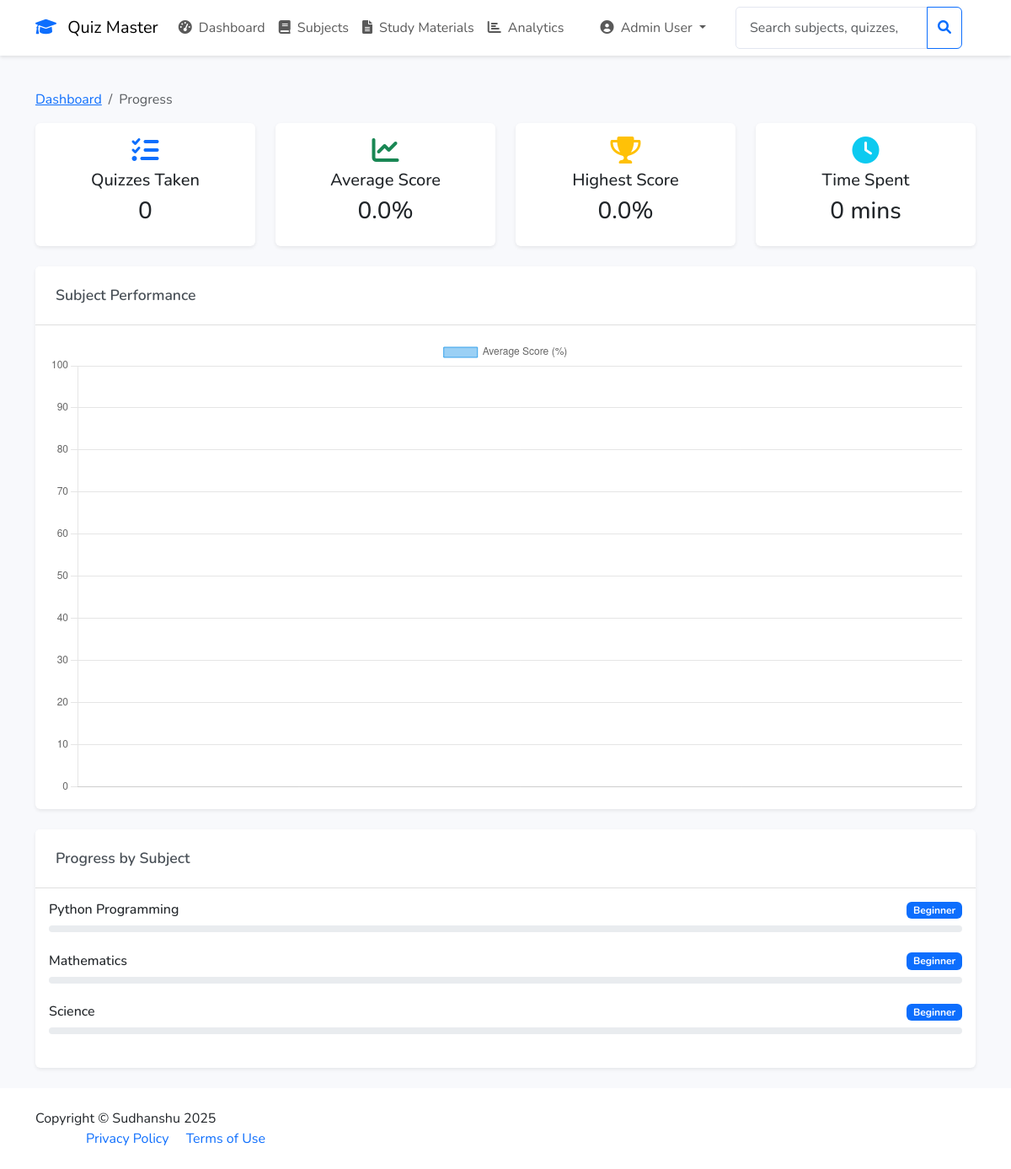
The app's page /user/progress (signed in) with its own data.
### app/models/user.py (models this page shows, shortened)
class User(UserMixin, db.Model):
    __tablename__ = 'user'
    id = db.Column(db.Integer, primary_key=True)
    email = db.Column(db.String(120), unique=True, nullable=False)
    password_hash = db.Column(db.String(256), nullable=False)
    full_name = db.Column(db.String(100), nullable=False)
    qualification = db.Column(db.String(100), nullable=True)
    dob = db.Column(db.Date, nullable=True)
    is_admin = db.Column(db.Boolean, default=False)
    created_at = db.Column(db.DateTime, default=datetime.utcnow)
    scores = db.relationship('Score', backref='user', lazy=True)
    achievements = db.relationship('Achievement', backref='user', lazy=True)

### app/models/subject.py (models this page shows)
class Subject(db.Model):
    id = db.Column(db.Integer, primary_key=True)
    name = db.Column(db.String(100), nullable=False)
    description = db.Column(db.Text, nullable=True)
    created_at = db.Column(db.DateTime, default=datetime.utcnow)
    chapters = db.relationship('Chapter', backref='subject', lazy=True)

### app/routes.py (the view)
@user_bp.route('/progress')
@login_required
def view_progress():
    try:
        user_scores = Score.query.filter_by(user_id=current_user.id).all()
        stats = {
            'total_quizzes_taken': len(user_scores),
            'average_score': 0.0,
            'highest_score': 0.0,
            'total_time_spent': 0
        }
        if user_scores:
            scores = [score.score for score in user_scores]
            stats['average_score'] = sum(scores) / len(scores)
            stats['highest_score'] = max(scores)
            stats['total_time_spent'] = sum(score.quiz.duration for score in user_scores if score.quiz)
        subject_performance = []
        subjects = Subject.query.all()
        for subject in subjects:
            subject_scores = []
            for quiz in subject.quizzes:
                scores = Score.query.filter_by(
                    user_id=current_user.id,
                    quiz_id=quiz.id
                ).all()
                if scores:
                    subject_scores.extend([score.score for score in scores])
            if subject_scores:
                avg_score = sum(subject_scores) / len(subject_scores)
                subject_performance.append([subject.name, avg_score])
        progress_data = []
        for subject in subjects:
            completed_quizzes = Score.query.filter(
                Score.user_id == current_user.id,
                Score.quiz_id.in_([quiz.id for quiz in subject.quizzes])
            ).distinct(Score.quiz_id).count()
            subject_scores = []
            for quiz in subject.quizzes:
                best_score = Score.query.filter_by(
                    user_id=current_user.id,
                    quiz_id=quiz.id
                ).order_by(Score.score.desc()).first()
                if best_score:
                    subject_scores.append(best_score.score)
            avg_subject_score = sum(subject_scores) / len(subject_scores) if subject_scores else 0
            if avg_subject_score >= 90:
                mastery_level = "Expert"
            elif avg_subject_score >= 75:
                mastery_level = "Advanced"
            elif avg_subject_score >= 60:
                mastery_level = "Intermediate"
            else:
                mastery_level = "Beginner"
            progress_data.append({
                'subject': subject,
                'completed_quizzes': completed_quizzes,
                'mastery_level': mastery_level
            })
        return render_template('user/progress.html',
                             stats=stats,
                             subject_performance=subject_performance,
                             progress_data=progress_data)
    except Exception as e:
        flash(f'Error loading progress: {str(e)}', 'danger')
        return redirect(url_for('user.dashboard'))

### app/__init__.py (called while the page is built)
def create_app():
    app = Flask(__name__)
    app.config.from_object(Config)
    db.init_app(app)
    login_manager.init_app(app)
    mail.init_app(app)
    @login_manager.user_loader
    def load_user(id):
        return User.query.get(int(id))
    @app.template_filter('strftime')
    def _jinja2_filter_datetime(date, fmt=None):
        if fmt is None:
            fmt = '%Y-%m-%d %H:%M'
        return date.strftime(fmt) if date else ''
    from app.routes import auth_bp, admin_bp, user_bp, main_bp
    app.register_blueprint(main_bp)
    app.register_blueprint(auth_bp)
    app.register_blueprint(admin_bp)
    app.register_blueprint(user_bp)
    return app

### app/templates/user/progress.html (shortened to what this page needs)
{% extends "base.html" %}
{% block content %}
<div class="container">
    <nav aria-label="breadcrumb" class="mt-3">
        <ol class="breadcrumb">
            <li class="breadcrumb-item"><a href="{{ url_for('user.dashboard') }}">Dashboard</a></li>
            <li class="breadcrumb-item active">Progress</li>
        </ol>
    </nav>
    <div class="row mb-4">
        <div class="col-md-3">
            <div class="card shadow-sm">
                <div class="card-body text-center">
                    <i class="fas fa-tasks fa-2x text-primary mb-2"></i>
                    <h5>Quizzes Taken</h5>
                    <h3>{{ stats.total_quizzes_taken }}</h3>
                </div>
            </div>
        </div>
        <div class="col-md-3">
            <div class="card shadow-sm">
                <div class="card-body text-center">
                    <i class="fas fa-chart-line fa-2x text-success mb-2"></i>
                    <h5>Average Score</h5>
                    <h3>{{ "%.1f"|format(stats.average_score) }}%</h3>
                </div>
            </div>
        </div>
        <div class="col-md-3">
            <div class="card shadow-sm">
                <div class="card-body text-center">
                    <i class="fas fa-trophy fa-2x text-warning mb-2"></i>
                    <h5>Highest Score</h5>
                    <h3>{{ "%.1f"|format(stats.highest_score) }}%</h3>
                </div>
            </div>
        </div>
        <div class="col-md-3">
            <div class="card shadow-sm">
                <div class="card-body text-center">
                    <i class="fas fa-clock fa-2x text-info mb-2"></i>
                    <h5>Time Spent</h5>
                    <h3>{{ stats.total_time_spent }} mins</h3>
                </div>
            </div>
        </div>
    </div>
    <div class="card shadow-sm mb-4">
        <div class="card-header">
            <h5 class="card-title mb-0">Subject Performance</h5>
        </div>
        <div class="card-body">
            <canvas id="subjectChart"></canvas>
        </div>
    </div>
    <div class="card shadow-sm">
        <div class="card-header">
            <h5 class="card-title mb-0">Progress by Subject</h5>
        </div>
        <div class="card-body">
            {% for progress in progress_data %}
                <div class="mb-4">
                    <div class="d-flex justify-content-between align-items-center mb-2">
                        <h6 class="mb-0">{{ progress.subject.name }}</h6>
                        <span class="badge bg-primary">{{ progress.mastery_level|title }}</span>
                    </div>
                    <div class="progress">
                        {% set progress_percent = (progress.completed_quizzes / progress.subject.quizzes|length * 100)|round if progress.subject.quizzes else 0 %}
                    </div>
                </div>
            {% endfor %}
        </div>
    </div>
</div>
{% endblock %}
{% block extra_js %}
<script>
document.addEventListener('DOMContentLoaded', function() {
    const ctx = document.getElementById('subjectChart').getContext('2d');
    const subjectData = {{ subject_performance|tojson }};
    new Chart(ctx, {
        type: 'bar',
        data: {
            labels: subjectData.map(data => data[0]),
            datasets: [{
                label: 'Average Score (%)',
                data: subjectData.map(data => data[1]),
                backgroundColor: 'rgba(54, 162, 235, 0.5)',
                borderColor: 'rgba(54, 162, 235, 1)',
                borderWidth: 1
            }]
        },
        options: {
            responsive: true,
            scales: {
                y: {
                    beginAtZero: true,
                    max: 100
                }
            }
        }
    });
});
</script>
{% endblock %}

### app/templates/base.html (shortened to what this page needs)
<!DOCTYPE html>
<html lang="en">
<head>
    <link href="https://cdn.jsdelivr.net/npm/bootstrap@5.3.0/dist/css/bootstrap.min.css" rel="stylesheet">
    <link href="https://cdnjs.cloudflare.com/ajax/libs/font-awesome/6.0.0/css/all.min.css" rel="stylesheet">
    <link href="{{ url_for('static', filename='css/style.css') }}" rel="stylesheet">
</head>
<body>
    <nav class="navbar navbar-expand-lg navbar-light bg-white">
        <div class="container">
            <a class="navbar-brand" href="{{ url_for('main.index') }}">
                <i class="fas fa-graduation-cap text-primary me-2"></i>
                Quiz Master
            </a>
            <div class="collapse navbar-collapse" id="navbarNav">
                {% if current_user.is_authenticated %}
                    {% if current_user.is_admin %}
                        <ul class="navbar-nav me-auto">
                            <li class="nav-item">
                                <a class="nav-link" href="{{ url_for('admin.dashboard') }}">
                                    <i class="fas fa-tachometer-alt me-1"></i> Dashboard
                                </a>
                            </li>
                            <li class="nav-item">
                                <a class="nav-link" href="{{ url_for('admin.manage_subjects') }}">
                                    <i class="fas fa-book me-1"></i> Subjects
                                </a>
                            </li>
                            <li class="nav-item">
                                <a class="nav-link" href="{{ url_for('admin.manage_study_materials') }}">
                                    <i class="fas fa-file-alt me-1"></i> Study Materials
                                </a>
                            </li>
                            <li class="nav-item">
                                <a class="nav-link" href="{{ url_for('admin.quiz_analytics') }}">
                                    <i class="fas fa-chart-bar me-1"></i> Analytics
                                </a>
                            </li>
                        </ul>
                    {% endif %}
                    <ul class="navbar-nav">
                        <li class="nav-item dropdown">
                            <a class="nav-link dropdown-toggle" href="#" id="userDropdown" role="button" data-bs-toggle="dropdown">
                                <i class="fas fa-user-circle me-1"></i>
                                {{ current_user.full_name }}
                            </a>
                        </li>
                    </ul>
                {% endif %}
                {% if current_user.is_authenticated %}
                    <form class="d-flex ms-auto me-3" method="GET"
                          action="{{ url_for('admin.admin_search' if current_user.is_admin else 'user.user_search') }}">
                        <div class="input-group">
                            <input type="search" name="q" class="form-control"
                                   placeholder="{{ 'Search subjects, quizzes, or users...' if current_user.is_admin else 'Search quizzes...' }}">
                            <button class="btn btn-outline-primary" type="submit">
                                <i class="fas fa-search"></i>
                            </button>
                        </div>
                    </form>
                {% endif %}
            </div>
        </div>
    </nav>
    <main class="py-4">
        {% block content %}{% endblock %}
    </main>
    <footer class="bg-white py-4 mt-auto">
        <div class="container">
            <div class="row align-items-center">
                <div class="col-lg-6 text-lg-start">
                    Copyright &copy; Sudhanshu 2025
                <div class="col-lg-6 text-lg-end">
                    <a href="#" class="text-decoration-none me-3">Privacy Policy</a>
                    <a href="#" class="text-decoration-none">Terms of Use</a>
                </div>
            </div>
        </div>
    </footer>
    {% block extra_js %}{% endblock %}
</body>
</html>

### app/static/css/style.css (style rules this page uses)
:root { --primary-color: #4e73df; --secondary-color: #858796; --success-color: #1cc88a; --info-color: #36b9cc; --warning-color: #f6c23e; --danger-color: #e74a3b; --light-color: #f8f9fc; --dark-color: #5a5c69; }
body { font-family: 'Nunito', sans-serif; background-color: #f8f9fc; }
.navbar { box-shadow: 0 2px 4px rgba(0,0,0,.1); }
.card { border: none; box-shadow: 0 0.15rem 1.75rem 0 rgba(58, 59, 69, 0.15); transition: transform 0.2s ease-in-out; }
.form-control { border-radius: 5px; padding: 0.75rem 1rem; border: 1px solid #e3e6f0; }
.progress { height: 8px; border-radius: 4px; }
.card-header { background-color: #fff; border-bottom: 1px solid rgba(0, 0, 0, 0.125); padding: 1.5rem; }
.card-title { color: #495057; font-size: 1.1rem; font-weight: 600; margin-bottom: 1rem; }

### records on screen
User: full_name "Admin User", q "Search subjects, quizzes, or users..."
Subject: subject.name "Python Programming"
Subject: subject.name "Mathematics"
Subject: subject.name "Science"

### other values on screen
{{ stats.total_quizzes_taken }} "0"
{{ "%.1f"|format(stats.average_score) }} "0.0"
{{ "%.1f"|format(stats.highest_score) }} "0.0"
{{ stats.total_time_spent }} "0"
{{ progress.mastery_level|title }} "Beginner" "Beginner" "Beginner"
